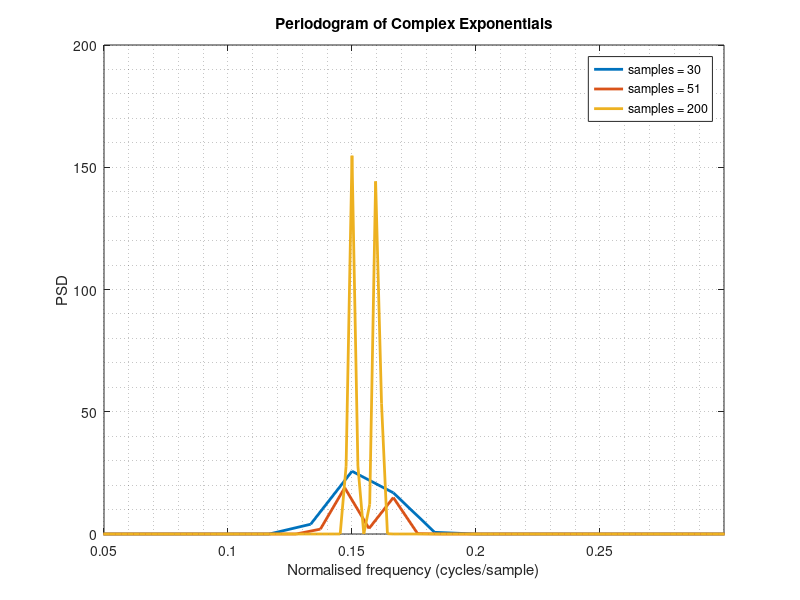
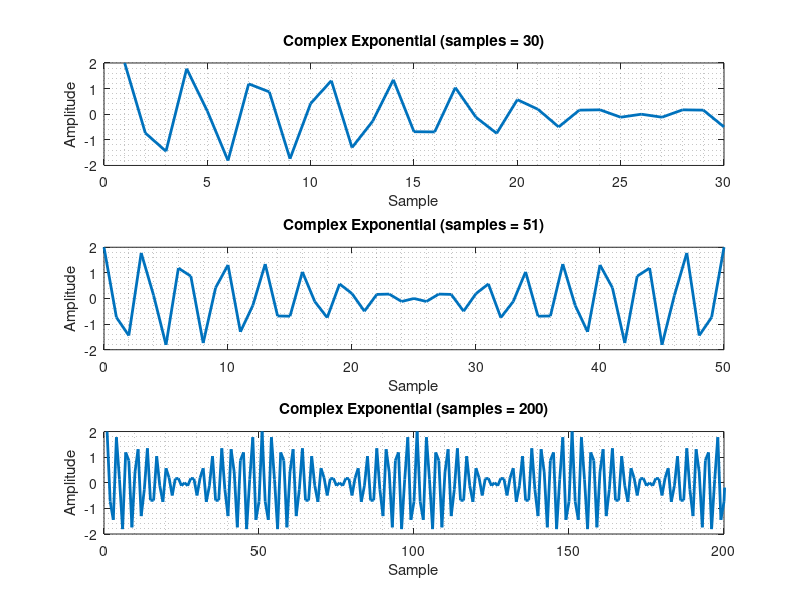

These figures' MATLAB source, in order:
clear; close all; 
%% Initialization
fs = 1;
n_waves = 3;
noverlap = 0;

n1 = 30;
t1 = (0: n1 - 1);
f1 = t1 ./ (2 * n1) .* fs;

n2 = 51;
t2 = (0: n2 - 1);
f2 = t2 ./ (2 * n2) .* fs;

n3 = 210;
t3 = (0: n3 - 1);
f3 = t3 ./ (2 * n3) .* fs;

z1 = exp(1j*2*pi*0.3*t1)+exp(1j*2*pi*0.32*t1);
z2 = exp(1j*2*pi*0.3*t2)+exp(1j*2*pi*0.32*t2);
z3 = exp(1j*2*pi*0.3*t3)+exp(1j*2*pi*0.32*t3);
%% Periodogram Generation
psd1 = periodogram(z1,hamming(n1),n1,fs);
psd2 = periodogram(z2,hamming(n2),n2,fs);
psd3 = periodogram(z3,hamming(n3),n3,fs);

%% Plot Graphs

figure;
plot(f1,psd1,'LineWidth',2)
hold on
plot(f2,psd2,'LineWidth',2)
hold on
plot(f3,psd3,'LineWidth',2)
grid minor
xlabel('Normalised frequency (cycles/sample)')
ylabel('PSD')
title('Periodogram of Complex Exponentials')
legend('samples = 30', 'samples = 51', 'samples = 200')
xlim([0.05,0.3])

figure
subplot(3,1,1)
plot(real(z1),'LineWidth',2)
grid minor
xlabel('Sample')
ylabel('Amplitude')
title('Complex Exponential (samples = 30)')
subplot(3,1,2)
plot(t2,real(z2),'LineWidth',2)
grid minor
xlabel('Sample')
ylabel('Amplitude')
title('Complex Exponential (samples = 51)')
subplot(3,1,3)
plot(real(z3),'LineWidth',2)
grid minor
xlim([0,200])
xlabel('Sample')
ylabel('Amplitude')
title('Complex Exponential (samples = 200)')

